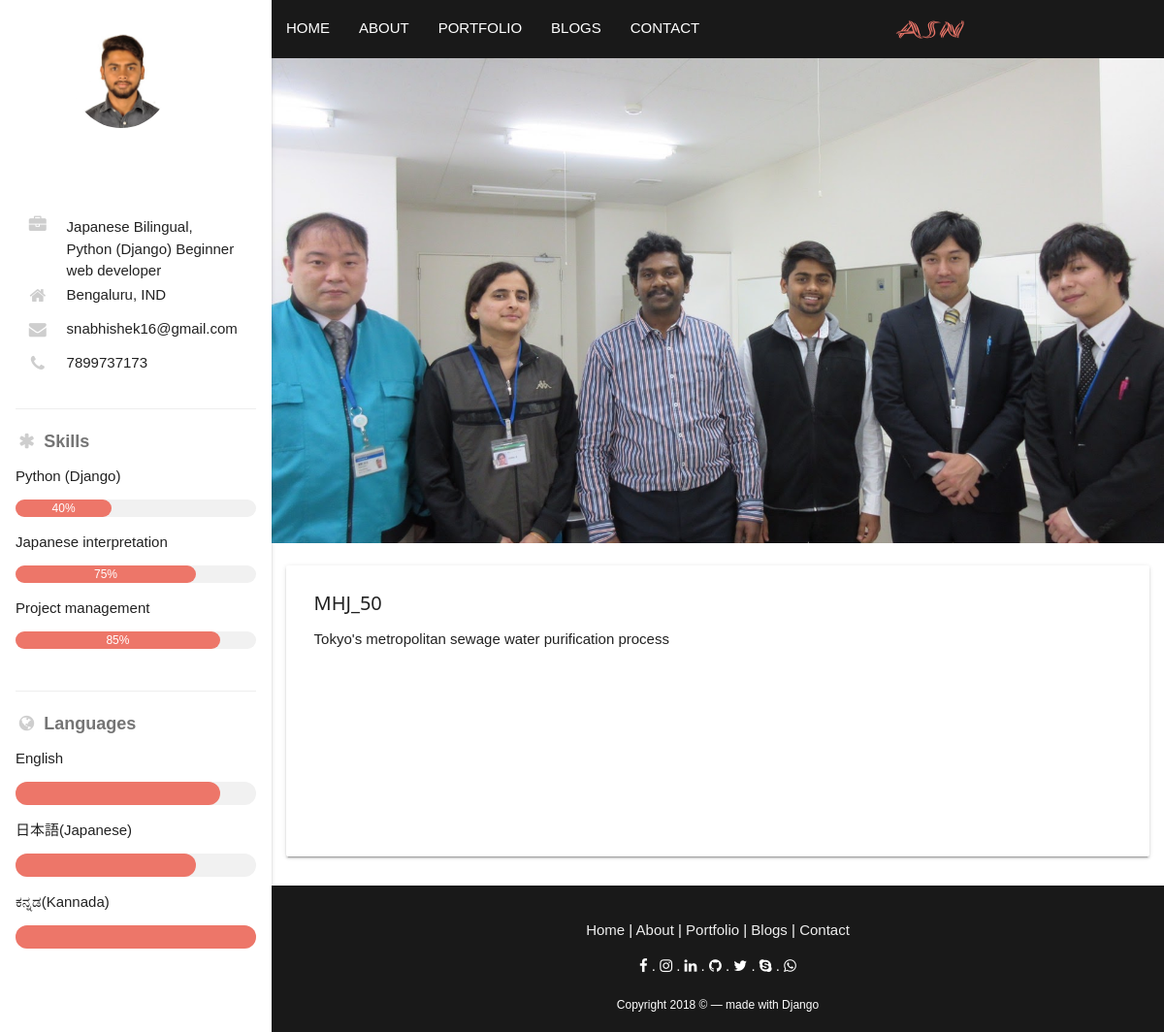
The page /portfolio/1 on the database its author committed.
### portfolio/models.py (models this page shows, shortened)
class Portfolio_list(models.Model):
    card_title = models.CharField(max_length=30,null=True)
    content = models.TextField()
    image = models.ImageField(upload_to='portfolio/%y/%m/%d/',null=True)
    posted_on = models.DateTimeField(auto_now=False, auto_now_add=True, null=True)
    updated = models.DateTimeField(auto_now=True, auto_now_add=False, null=True)

### portfolio/views.py (the view)
# urls.py: url(r'^(?P<id>\d+)$',  portfolio_views.port_article,name='port_article'),
def port_article(request, id=None):
    port_article = get_object_or_404(Portfolio_list, id=id)
    context = {
    'port_article' :port_article
    }
    return render(request, 'portfolio/port_article.html', context)

### templates/portfolio/port_article.html (shortened to what this page needs)
{% extends 'base.html' %}
{% load staticfiles %}
{% block content %}
<div class="blog">
    <div class="article-banner row ">
        <div class="article-banner-image valign-wrapper">
            <img src="{{port_article.image.url}}" class="">
        </div>
    </div>
    <div class="blog-content row custom-container">
        <div class="col s12 m8-offset-2 card article">
            <div class="article-container-port">
                 <div class="artice-heading">
                <h4 class="left-align">{{port_article.card_title}}</h4>
            </div>
            <div class="article-content ">
                {{port_article.content | linebreaks}}
            </div>
            </div>
        </div>
    </div>
</div>
    {% endblock content %}

### static/css/style.css (style rules this page uses)
@media screen and (min-width: 601px) { .custom-container { padding:0 7%; } }
.blog-content { height:auto; padding: 5px 15px; }
.article-banner-image { height:500px; overflow:hidden; }
.article-banner-image img { width: 100%; }
.article-container-port { padding:2% 2%; min-height: 300px; }

### static/css/medium.css (style rules this page uses)
.blog-content { height:auto; padding: 5px 15px; }

### static/css/w3.css (style rules this page uses)
html { box-sizing:border-box }
*,*:before,*:after { box-sizing:inherit }
html { -ms-text-size-adjust:100%;-webkit-text-size-adjust:100% }
body { margin:0 }
img { border-style:none }
html,body { font-family:Verdana,sans-serif;font-size:15px;line-height:1.5 }
html { overflow-x:hidden }
h4 { font-size:20px }
h1,h2,h3,h4,h5,h6 { font-family:"Segoe UI",Arial,sans-serif;font-weight:400;margin:11px 0 }
img { vertical-align:middle }

### rows shown on the page
Portfolio_list: image (picture), card_title "MHJ_50", content "Tokyo's metropolitan sewage water purification process"
